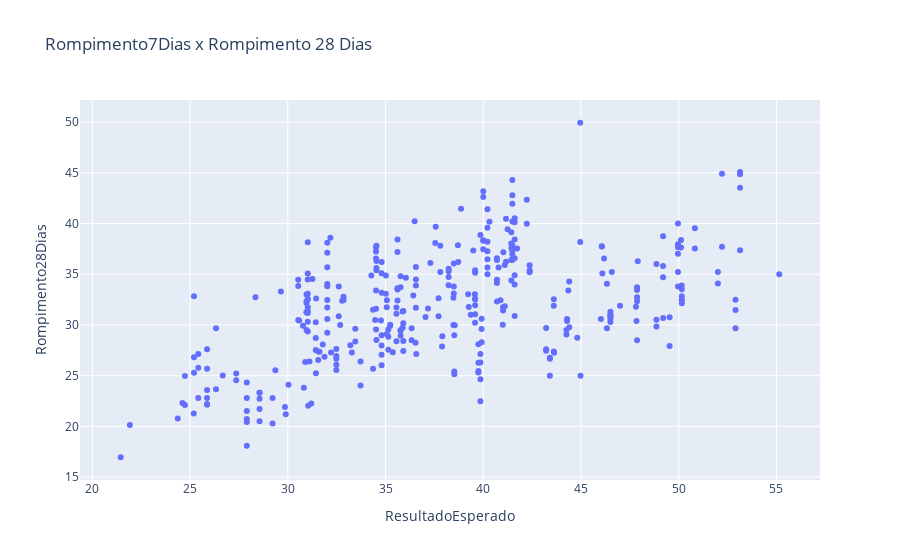

Source (notebook cell):
### Code cell
fig = px.scatter(dados_aglomerante, x="ResultadoEsperado", y="Rompimento28Dias", title='Rompimento7Dias x Rompimento 28 Dias')
fig.show()

### Figure 1 — Plotly figure (JSON) as saved in the notebook; plotly's stock layout.template omitted (floating-point values rounded to 4 significant figures; data arrays with more than 128 entries replaced by an {"elided": "..."} marker saying what was removed)
{"data": [{"hovertemplate": "ResultadoEsperado=%{x}<br>Rompimento28Dias=%{y}<extra></extra>", "legendgroup": "", "marker": {"color": "#636efa", "symbol": "circle"}, "mode": "markers", "name": "", "orientation": "v", "showlegend": false, "type": "scatter", "x": {"elided": "361 float values"}, "xaxis": "x", "y": {"elided": "361 float values"}, "yaxis": "y"}], "layout": {"legend": {"tracegroupgap": 0}, "title": {"text": "Rompimento7Dias x Rompimento 28 Dias"}, "xaxis": {"anchor": "y", "domain": [0, 1], "title": {"text": "ResultadoEsperado"}}, "yaxis": {"anchor": "x", "domain": [0, 1], "title": {"text": "Rompimento28Dias"}}}}
